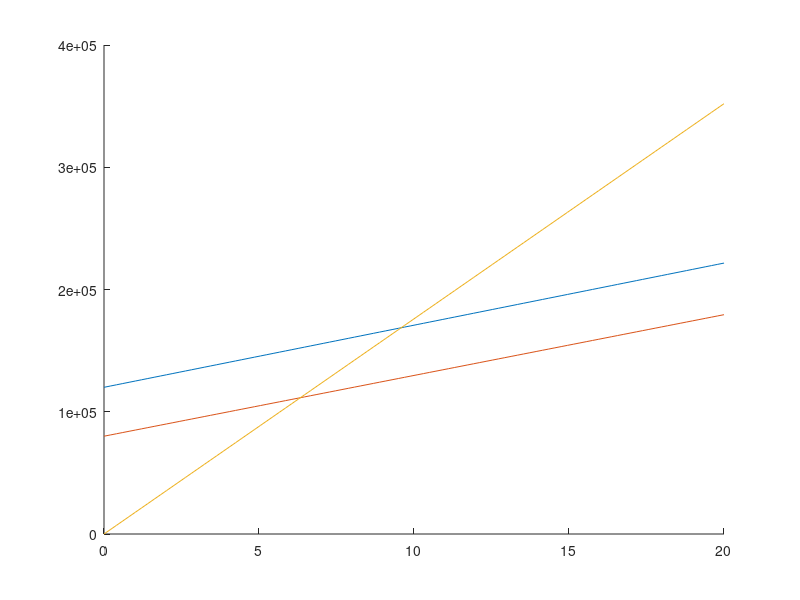
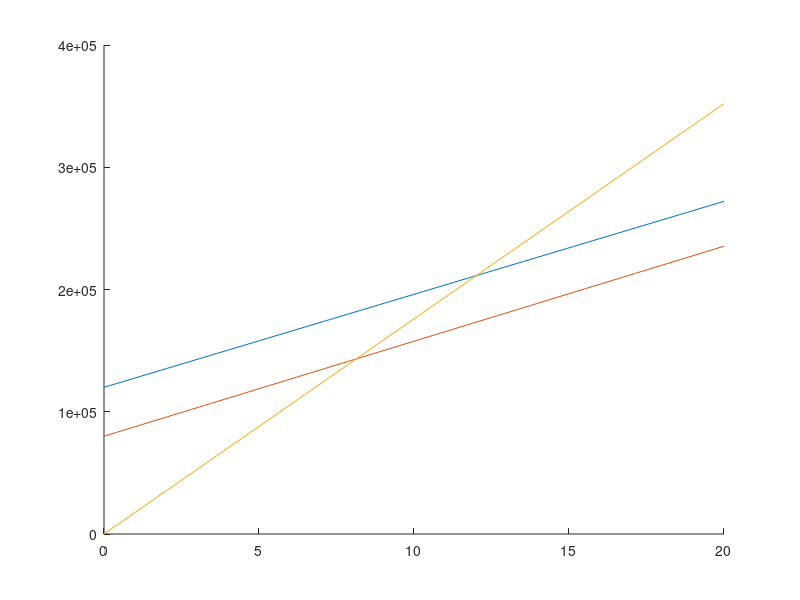

These charts were generated, in order, by the following MATLAB code:
close all

%% D1 Variabels
K=273.15;
p1=1.013e5; p2=18e5; p4=p1;
T1=10+K; T3=1180+K; 
cp=1e3; cv=0.721e3;
k=1.4;
VisK=0.89; VmekK=0.991; VBK=0.994; VisGT=0.86; VmekGT=0.991; VmekGENGT=0.993;
PGT=138e6; %[W_el]
Hi=47.8e6; %[J/kg]
%% T2
T2is=T1*(p2/p1).^((k-1)/k);
T2=T1-(T1-T2is)/VisK;

%% wtk (dU=0, dQ=0)
wtk=cp*(T2-T1);
waxk=wtk/VmekK;

%% qAM & qFB (dv=0 -> dqAM=du)
qAM=cp*(T3-T2);
qFB=qAM/VBK;
qAMis=cp*(T3-T2is);
%% T4
p3=p2;
T4is=T3/((p3/p4).^((k-1)/k));
T4=T3-(T3-T4is)*VisGT;

%% wtGT, waxGT, welGEN
wtGT=cp*(T3-T4);
waxGT=wtGT*VmekGT;
welGEN=(waxGT-waxk)*VmekGENGT;

%% qav
qav=cp*(T4-T1);
qavis=cp*(T4is-T1);
%% Vt, Vel
Vt=1-qavis/qAMis; %isentropiska temp. ty ideala f?rh?llande
Vel=welGEN/qFB;

%% mpluft, mpbr
mpluft=PGT/welGEN;
mpbr1=mpluft*qFB/Hi;

%% Volymitet
Rluft=287;
v1=Rluft*T1/p1;
v2=Rluft*T2/p2;
v3=Rluft*T3/p3;
v4=Rluft*T4/p4;
v=[v1 v2 v3 v4];

%% D2 (Ber?kningar utf?rda p? papper, se anteckningsblock f?r fullst?ndiga ber?kningar)
pb=120e5; Te=500; pe=100e5; pf=0.1e5; pa=pf; va=0.001;
Visat=0.905; Pacnet=140e6; Hi=47.8e6; Vpann=0.91; 
Vmekat=0.988; Vmekatgen=0.995; Vmekpump=0.9;
ha=191.83e3; sa=0.9493e3;
hb=203.82e3; sb=sa;
hc=1424.576e3; sc=3.3876e3;
hd=2717.1e3; sd=5.58954e3;
he=3373.7e3; se=6.5966e3;
hfis=2089.1e3; sfis=se; xfis=0.7929; 
hf=2211.14e3; sf=6.97e3; xf=0.844;

wtpump=hb-ha; welpump=(hb-ha)/Vmekpump;
qfv=hc-hb; qfa=hd-hc; qoh=he-hd; qkon=hf-ha;
qbr=(qfv+qfa+qoh)/Vpann; qavgas=qbr-(qfv+qfa+qoh);
wtat=he-hf; waxat=wtat*Vmekat; welgen=waxat*Vmekatgen;
Vel=(welgen-welpump)/qbr;
mpv=Pacnet/(welgen-welpump);
mpbr2=mpv*qbr/Hi;

%% D3
avf_g=0.22; pg=2.5e5; alpha=0.9;  pb=120e5;
T5=100; To=40; Tp=80; pf=0.25e5; pa=pf;

% hg, hf
xfis=0.822; hfis=2200.64e3; hf=2312.08e3;
hg=2645e3; sg=6.88e3; %diagram
h5=2676.1e3; ho=167.57e3;

% h4, qtsb
h4=qav; qtsb=qbr-h4;

% ha, hb
ha=271.93e3;
hb=ha+va*(pb-pa);
h=[ha hb hc hd he hf];

% wtpump, welpump
wtpump=abs(hb-ha);
welpump=wtpump/Vmekpump;

% wtT, welgenat
wtT=he-(hf*(1-avf_g)+hg*avf_g);
welgenat=wtT*Vmekat*Vmekatgen;

% mpv
mpv=Pacnet/(welgenat-welpump);

%Pgennet
Pgennet=(welGEN*mpluft+welgenat*mpv-welpump*mpv);

%Qpfjarr
Qpfjarr=Pgennet/alpha;

%Qpfv
Qpfjarra=mpv*(avf_g*hg+(1-avf_g)*hf-ha);
Qpfv=Qpfjarr-Qpfjarra;

%QpAC
QpAC=(he-hb)*mpv;

%Qpavgas
Qpavgas=cp*(T4-(T5+K))*mpluft;

%Qptills
Qptills=(he-hb)*mpv-Qpavgas+Qpfv;

% mpbr
mpbrtot=mpbr1+Qptills/Hi;
mpbr2=mpbrtot-mpbr1;

qtills=Qptills/(mpbrtot-mpbr1);

% mpfjarr
cvatten=4.18e3;
mpfjarr=Qpfjarr/(cvatten*(Tp-To));

%Veltot
Veltot=(Pgennet)/(mpbrtot*Hi);

% Vtot
Vtot=(Pgennet+Qpfjarr)/(mpbrtot*Hi);

% EB
Qprokgas=qav*mpluft+Qptills-QpAC-Qpfv;

IN=Qptills+qFB*mpluft+welpump*mpv;
UT=(welpump-wtpump)*mpv+(wtT-welgenat)*mpv+welgenat*mpv+Qpfjarr+welGEN*mpluft+(wtGT-waxk-welGEN)*mpluft+(qFB-qAM)*mpluft+(waxk-wtk)*mpluft+Qprokgas;

%% Avverknigstid

Pris1=(7.92e10/3.464)*0.8/(1000*3600);
d_pris1=22000*0.8-Pris1;
Av1=120000/d_pris1;

Pris2=((7.92e10/3.548)*0.6+(7.92e10/3.531)*0.4)*0.8/(3600*1000);
d_pris2=22000*0.8-Pris2;
Av2=80000/d_pris2;

x=linspace(0,20);
Pris1x=Pris1*x + 120000;
Pris2x=Pris2*x + 80000;
Pris3x=17600*x;
hold on
plot(x,Pris1x);
plot(x,Pris2x);
plot(x,Pris3x);

figure;
Pris21x=7605.9*x+120000;
Pris22x=7770.8*x+80000;
hold on
plot(x,Pris21x);
plot(x,Pris22x);
plot(x,Pris3x);

%% X
Veltot2=Veltot-0.11;
Pgennet2=Veltot2*(mpbrtot*Hi);
d_Pgennet=Pgennet-Pgennet2;


COb=0.1e-6; COn=0.06e-6; VCOa=0.9;
mpbrb=0.3*mpbrtot;
mpbrn=0.7*mpbrtot;
COp=COb*mpbrb*Hi+COn*mpbrn*Hi;
COak=d_Pgennet/(VCOa*COp);

COut=COp-(COp*VCOa);



